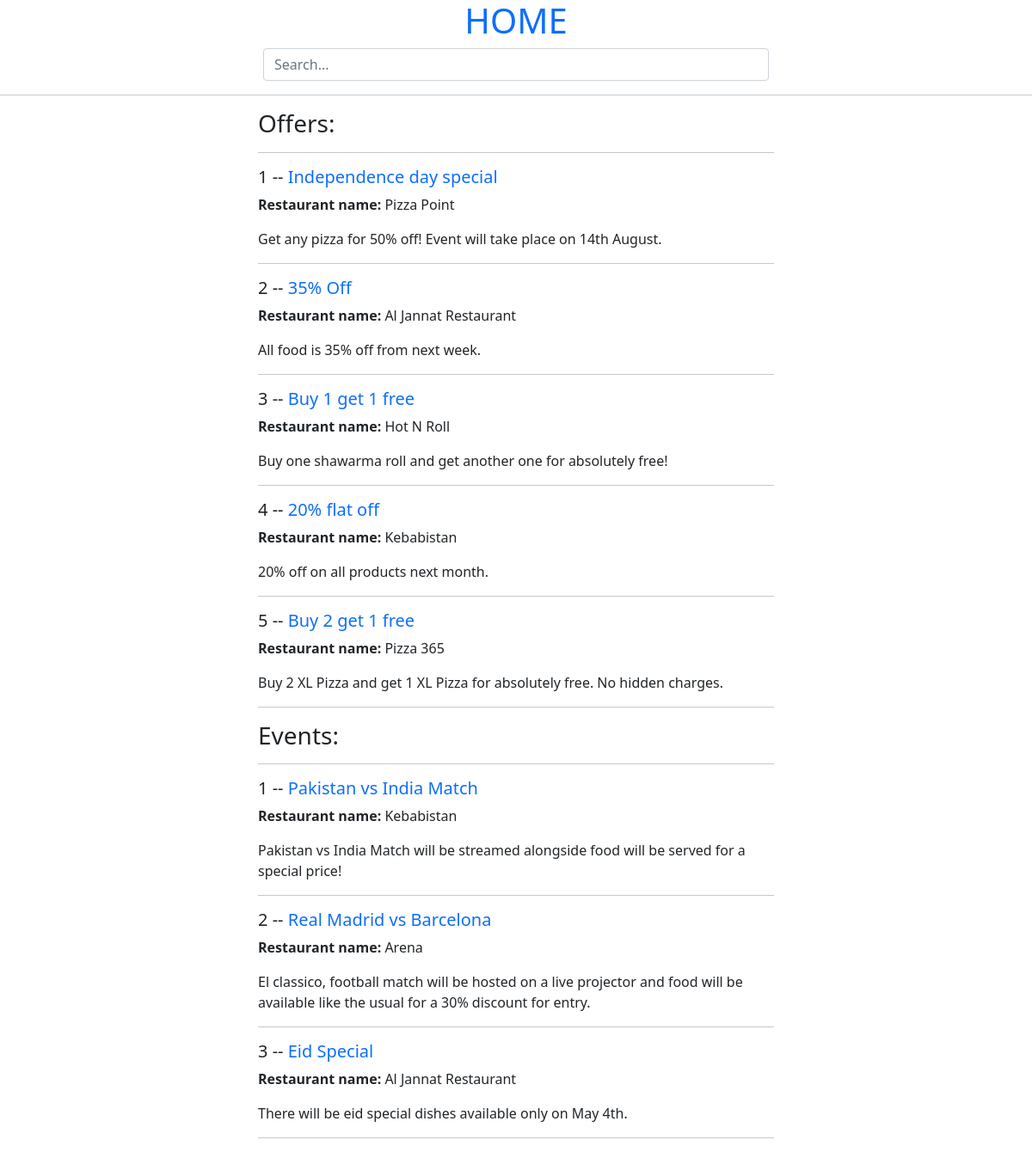
The app's page /search/ with its own data.
### core/models.py (models this page shows, shortened)
class Offer(models.Model):
    restaurant = models.ForeignKey(Restaurant, on_delete=models.CASCADE)
    name = models.CharField(max_length=40)
    description = models.TextField(null=True, blank=True)
    start_date = models.DateField()
    end_date = models.DateField()
    location = models.CharField(max_length=20)

class Restaurant(models.Model):
    name = models.CharField(max_length=20)
    description = models.TextField(null=True, blank=True)
    def __str__(self):
        return self.name

class Event(models.Model):
    restaurant = models.ForeignKey(Restaurant, on_delete=models.CASCADE)
    name = models.CharField(max_length=40)
    description = models.TextField(null=True, blank=True)
    start_date = models.DateField()
    end_date = models.DateField()
    location = models.CharField(max_length=20)

### core/views.py (the view)
# urls.py: path('search/', views.search, name='search'),
def search(request):
    q=request.GET.get('q') if request.GET.get('q') != None else ''
    offers=Offer.objects.filter(
        Q(name__icontains=q) |
        Q(description__icontains=q) |
        Q(start_date__icontains=q) |
        Q(end_date__icontains=q) |
        Q(location__icontains=q)
    )
    events=Event.objects.filter(
        Q(name__icontains=q) |
        Q(description__icontains=q) |
        Q(start_date__icontains=q) |
        Q(end_date__icontains=q) |
        Q(location__icontains=q)
    )
    context={'offers':offers, 'events':events}
    return render(request, 'core/search.html', context)

### core/templates/core/search.html (shortened to what this page needs)
{% extends 'main.html' %}
{% block content %}
<div class="home-container">
    <div>
    </div>
    <div>
        <h3>Offers:</h3>
        <hr>
        {% for offer in offers %}
        <div>
            <h5>{{offer.id}} -- <a href="/result/offer/{{offer.id}}" class="text-decoration-none">{{offer.name}}</a></h5>
            <p><b>Restaurant name:</b> {{offer.restaurant}}</p>
            <p>{{offer.description}}</p>
            <hr>
        </div>
        {% endfor %}
        <h3>Events:</h3>
        <hr>
        {% for event in events %}
        <div>
            <h5>{{event.id}} -- <a href="/result/event/{{event.id}}" class="text-decoration-none">{{event.name}}</a></h5>
            <p><b>Restaurant name:</b> {{event.restaurant}}</p>
            <p>{{event.description}}</p>
            <hr>
        </div>
        {% endfor %}
    </div>
</div>
{% endblock %}

### templates/main.html (shortened to what this page needs)
<!DOCTYPE html>
<html>
<head>
    <link href="https://cdn.jsdelivr.net/npm/bootstrap@5.0.2/dist/css/bootstrap.min.css" rel="stylesheet">
</head>
<body>
    {% include 'navbar.html' %}
    {% block content %}
    {% endblock %}
</body>
</html>

### templates/navbar.html
<div class="row">
    <div class="col"></div>
    <div class="col-6">
        <a href="/"  class="text-decoration-none">
            <h1 class="text-center">HOME</h1>
        </a>
        <form method="GET" action="{% url 'search' %}">
            <div class="form-group"> <input type="text" name="q" class="form-control" placeholder="Search..."></div>
        </form>
    </div>
    <div class="col"></div>
</div>
<hr>

### core/templates/core/search.html (style rules this page uses)
.home-container { display: grid; grid-template-columns: 1fr 2fr 1fr; }

### records on screen
Offer: id "1", name "Independence day special", restaurant "Pizza Point", description "Get any pizza for 50% off! Event will take place on 14th August."
Offer: id "2", name "35% Off", restaurant "Al Jannat Restaurant", description "All food is 35% off from next week."
Offer: id "3", name "Buy 1 get 1 free", restaurant "Hot N Roll", description "Buy one shawarma roll and get another one for absolutely free!"
Offer: id "4", name "20% flat off", restaurant "Kebabistan", description "20% off on all products next month."
Offer: id "5", name "Buy 2 get 1 free", restaurant "Pizza 365", description "Buy 2 XL Pizza and get 1 XL Pizza for absolutely free. No hidden charges."
Event: id "1", name "Pakistan vs India Match", restaurant "Kebabistan", description "Pakistan vs India Match will be streamed alongside food will be served for a special price!"
Event: id "2", name "Real Madrid vs Barcelona", restaurant "Arena", description "El classico, football match will be hosted on a live projector and food will be available like the usual for a 30% discount for entry."
Event: id "3", name "Eid Special", restaurant "Al Jannat Restaurant", description "There will be eid special dishes available only on May 4th."
